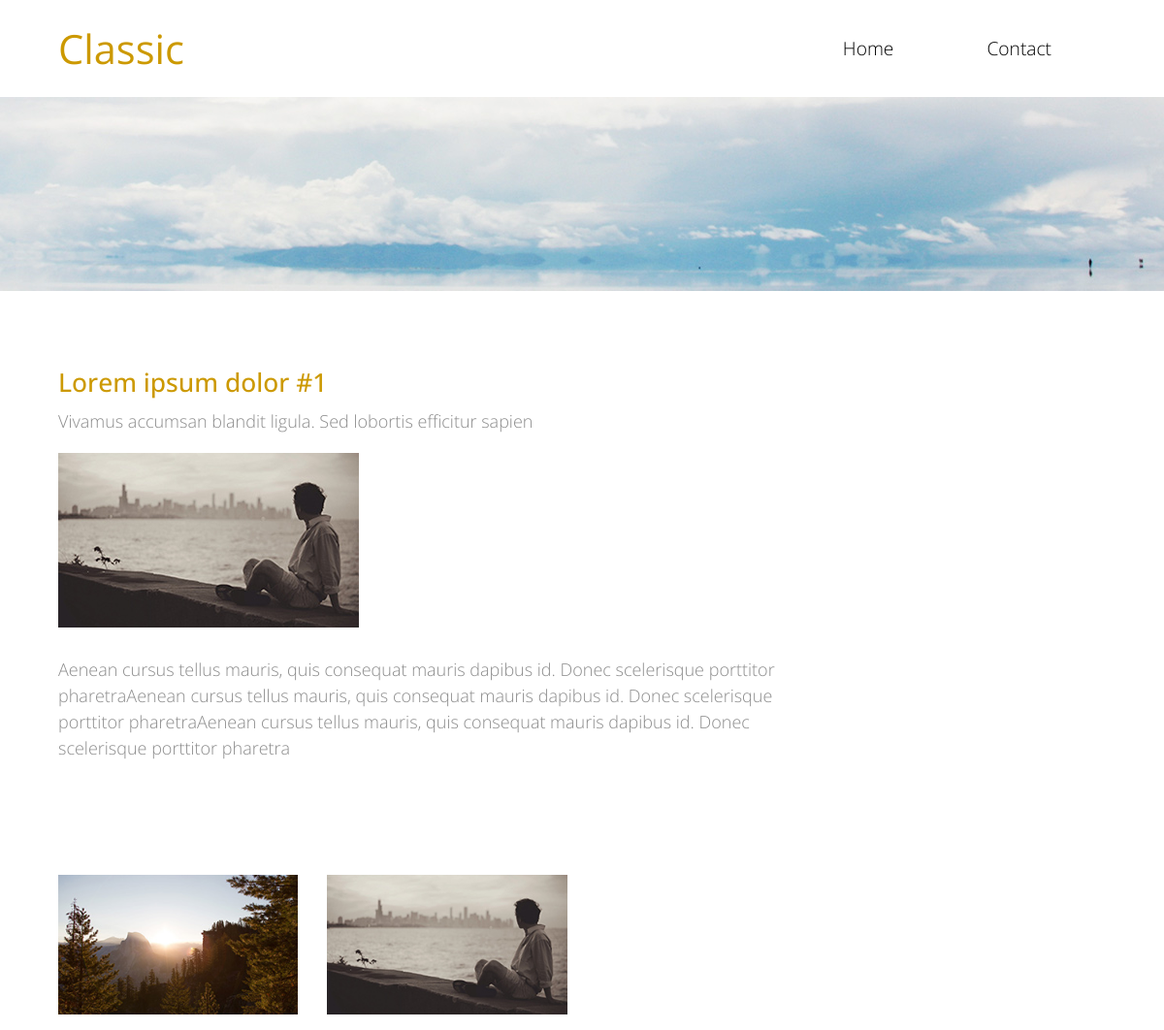
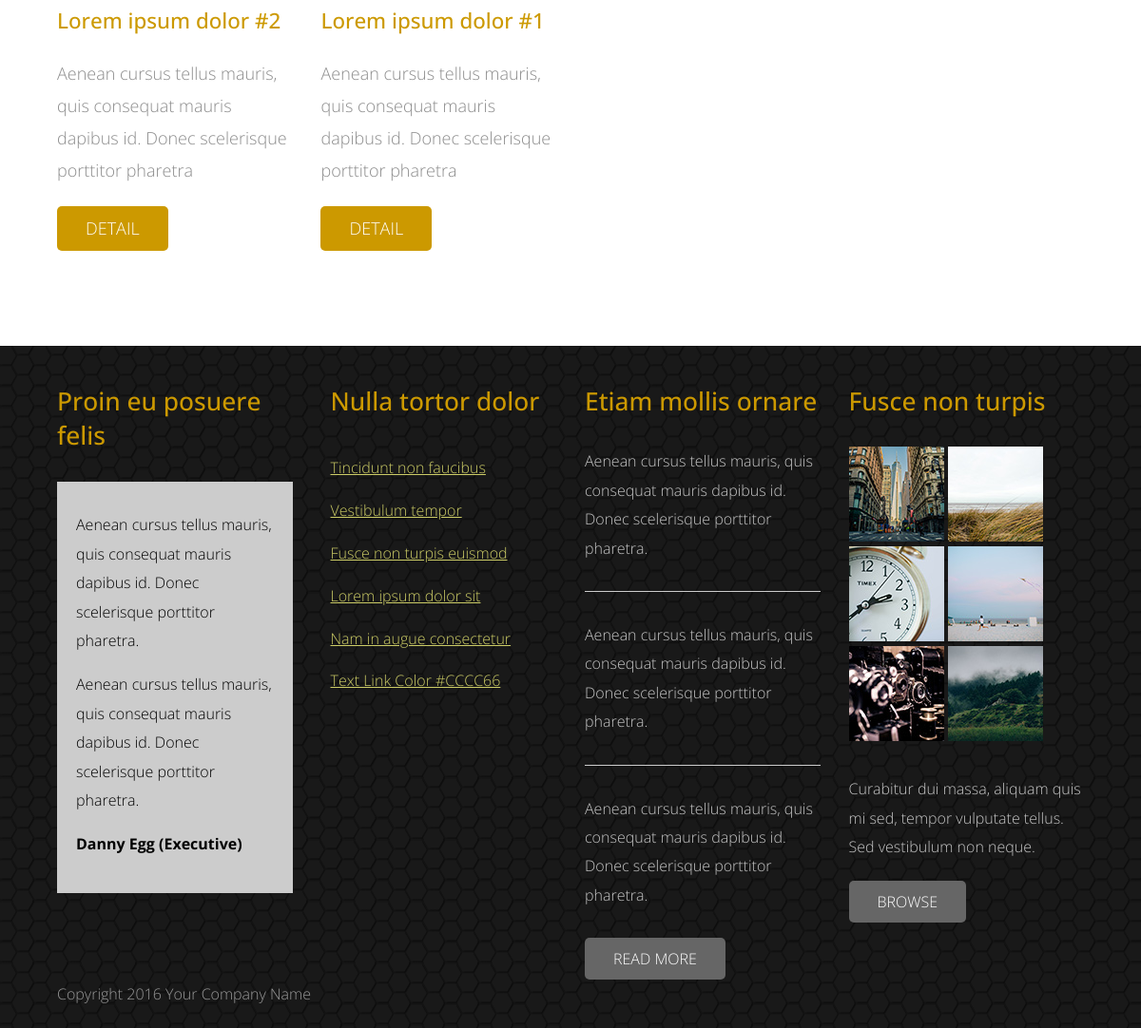
The app's page /blog.php?id=1 with its own data (2 pictures, top to bottom).
### tables this page shows
CREATE TABLE `menu` (
  `id` int(11) NOT NULL,
  `name` varchar(100) NOT NULL,
  `file` varchar(100) NOT NULL
);

CREATE TABLE `blog` (
  `id` int(11) NOT NULL,
  `popis` varchar(255) NOT NULL,
  `clanok` text NOT NULL,
  `titulka` varchar(100) NOT NULL,
  `nadpis` varchar(110) NOT NULL
);

### db.php (called while the page is built, shortened)
<?php
class DB
{
    private $connection;
    public function __construct($host, $dbname, $username, $password)
    {
        $this->host = $host;
        $this->dbname = $dbname;
        $this->username = $username;
        $this->password = $password;
        try {
            $this->connection = new \PDO('mysql:host='.$this->host.';dbname='.$this->dbname, $this->username, $this->password);
        } catch (\PDOException $e) {
            print "Error!: " . $e->getMessage() . "<br/>";
            die();
        }
    }
  public function getMenuItems(){
        $menuItems = [];
        $sql = "SELECT * FROM menu";
        $query = $this->connection->query($sql);
        while ($row = $query->fetch()) {
            $menuItems[] = [
                'id' => $row['id'],
                'name' => $row['name'],
                'file' => $row['file']
            ];
        }
        return $menuItems;
    }
        public function getArticles($param){
        $clanky = [];
        $sql = "SELECT * FROM blog";
        switch($param){
            case "3": $sql = "SELECT * FROM blog ORDER BY id DESC LIMIT 3";break;
        }
        $query = $this->connection->query($sql);
        while ($row = $query->fetch()) {
            $clanky[] = [
                'id' => $row['id'],
                'popis' => $row['popis'],
                'clanok' => $row['clanok'],
                'titulka' => $row['titulka'],
                'nadpis' => $row['nadpis']
            ];
        }
        return $clanky;
    }
    public function getArticle($id){
        $clanok = [];
        $sql = "SELECT * FROM blog WHERE id = $id";
        $query = $this->connection->query($sql);
        while ($row = $query->fetch()) {
            $clanok[] = [
                'id' => $row['id'],
                'popis' => $row['popis'],
                'clanok' => $row['clanok'],
                'titulka' => $row['titulka'],
                'nadpis' => $row['nadpis']
            ];
        }
        return $clanok;
    }
 }

### blog.php (the view, shortened to what this page needs)
<?php
$db = $GLOBALS['db'];
$id = $_GET["id"];
$menu = $db->getMenuItems();
$clanky = $db->getArticles("3");
$clanok = $db->getArticle($id);
?>
<!DOCTYPE html>
<html>
<head>
    <link rel="stylesheet" href="css/bootstrap.min.css">
    <link rel="stylesheet" href="css/templatemo-style.css">
</head>
    <body>
        <div class="tm-header">
            <div class="container-fluid">
                <div class="tm-header-inner">
                    <a href="#" class="navbar-brand tm-site-name">Classic</a>
                    <nav class="navbar tm-main-nav">
                      <div class="collapse navbar-toggleable-sm" id="tmNavbar">
                            <ul class="nav navbar-nav">
                                <?php foreach($menu as $menu){?>
                                <li class="nav-item ">
                                    <?php
                                     echo "<a href='$menu[file]' class='nav-link'>$menu[name]</a>";
                                     ?>
                                </li>
                            <?php  } ?>
                            </ul>
                        </div>
                    </nav>
                </div>
            </div>
        </div>
        <div class="tm-blog-img-container">
        </div>
        <section class="tm-section">
            <div class="container-fluid">
                <div class="row">
                    <div class="col-xs-12 col-sm-12 col-md-8 col-lg-9 col-xl-9">
                        <div class="tm-blog-post">
                            <?php foreach($clanok as $clanok){?>
                            <h3 class="tm-gold-text"><?php echo $clanok["nadpis"];?></h3>
                            <p>Vivamus accumsan blandit ligula. Sed lobortis efficitur sapien</p>
                            <img src="img/<?php echo $clanok["titulka"];?>" alt="Image" class="img-fluid tm-img-post">
                            <?php echo $clanok["clanok"];?>
                        </div>
                    <?php } ?>
                    <br>
                        <div class="row tm-margin-t-big">
                            <?php foreach($clanky as $clanky){ ?>
                            <div class="col-xs-12 col-sm-12 col-md-4 col-lg-4 col-xl-4">
                                <div class="tm-content-box">
                                   <img src="img/<?php echo $clanky["titulka"];?>" alt="Image" class="tm-margin-b-20 img-fluid">
                            <h4 class="tm-margin-b-20 tm-gold-text"><?php echo $clanky["nadpis"];?></h4>
                            <p class="tm-margin-b-20"><?php echo $clanky["popis"];?></p>
                            <a href="blog.php?id=<?php echo $clanky["id"];?>" class="tm-btn text-uppercase">Detail</a>
                                </div>
                            </div>
                            <?php } ?>
                        </div>
                    </div>
                </div>
            </div>
        </section>
        <footer class="tm-footer">
            <div class="container-fluid">
                <div class="row">
                    <div class="col-xs-12 col-sm-6 col-md-6 col-lg-3 col-xl-3">
                        <div class="tm-footer-content-box">
                            <h3 class="tm-gold-text tm-title tm-footer-content-box-title">Proin eu posuere felis</h3>
                            <div class="tm-gray-bg">
                                <p>Aenean cursus tellus mauris, quis consequat mauris dapibus id. Donec scelerisque porttitor pharetra.</p>
                                <p>Aenean cursus tellus mauris, quis consequat mauris dapibus id. Donec scelerisque porttitor pharetra.</p>
                                <p><strong>Danny Egg (Executive)</strong></p>
                            </div>
                        </div>
                    </div>
                    <div class="col-xs-12 col-sm-6 col-md-6 col-lg-3 col-xl-3">
                        <div class="tm-footer-content-box tm-footer-links-container">
                            <h3 class="tm-gold-text tm-title tm-footer-content-box-title">Nulla tortor dolor</h3>
                            <nav>
                                <ul class="nav">
                                    <li><a href="#" class="tm-footer-link">Tincidunt non faucibus</a></li>
                                    <li><a href="#" class="tm-footer-link">Vestibulum tempor</a></li>
                                    <li><a href="#" class="tm-footer-link">Fusce non turpis euismod</a></li>
                                    <li><a href="#" class="tm-footer-link">Lorem ipsum dolor sit</a></li>
                                    <li><a href="#" class="tm-footer-link">Nam in augue consectetur</a></li>
                                    <li><a href="#" class="tm-footer-link">Text Link Color #CCCC66</a></li>
                                </ul>
                            </nav>
                        </div>
                    </div>
                    <div class="col-xs-12 col-sm-6 col-md-6 col-lg-3 col-xl-3">
                        <div class="tm-footer-content-box">
                            <h3 class="tm-gold-text tm-title tm-footer-content-box-title">Etiam mollis ornare</h3>
                            <p class="tm-margin-b-30">Aenean cursus tellus mauris, quis consequat mauris dapibus id. Donec scelerisque porttitor pharetra.</p><hr class="tm-margin-b-30">
                            <p class="tm-margin-b-30">Aenean cursus tellus mauris, quis consequat mauris dapibus id. Donec scelerisque porttitor pharetra.</p><hr class="tm-margin-b-30">
                            <p class="tm-margin-b-30">Aenean cursus tellus mauris, quis consequat mauris dapibus id. Donec scelerisque porttitor pharetra.</p>
                            <a href="#" class="tm-btn tm-btn-gray text-uppercase">Read More</a>
                        </div>
                    </div>
                    <div class="col-xs-12 col-sm-6 col-md-6 col-lg-3 col-xl-3">
                        <div class="tm-footer-content-box">
                            <h3 class="tm-gold-text tm-title tm-footer-content-box-title">Fusce non turpis</h3>
                            <div class="tm-margin-b-30">
                                <img src="img/tm-img-100x100-1.jpg" alt="Image" class="tm-footer-thumbnail">
                                <img src="img/tm-img-100x100-2.jpg" alt="Image" class="tm-footer-thumbnail">
                                <img src="img/tm-img-100x100-3.jpg" alt="Image" class="tm-footer-thumbnail">
                                <img src="img/tm-img-100x100-4.jpg" alt="Image" class="tm-footer-thumbnail">
                                <img src="img/tm-img-100x100-5.jpg" alt="Image" class="tm-footer-thumbnail">
                                <img src="img/tm-img-100x100-6.jpg" alt="Image" class="tm-footer-thumbnail">
                            </div>
                            <p class="tm-margin-b-20">Curabitur dui massa, aliquam quis mi sed, tempor vulputate tellus. Sed vestibulum non neque.</p>
                            <a href="#" class="tm-btn tm-btn-gray text-uppercase">Browse</a>
                        </div>
                    </div>
                </div>
                <div class="row">
                    <div class="col-xs-12 tm-copyright-col">
                        <p class="tm-copyright-text">Copyright 2016 Your Company Name</p>
                    </div>
                </div>
            </div>
        </footer>
</body>
</html>

### css/templatemo-style.css (style rules this page uses)
body { color: #8c8c8c; font-family: 'Open Sans', Helvetica, Arial, sans-serif; font-size: 18px; font-weight: 300; overflow-x: hidden; }
a, button { transition: all 0.3s ease; }
.container-fluid { margin-left: auto; margin-right: auto; max-width: 1390px; overflow-x: hidden; }
@media (max-width: 1390px) { .container-fluid { padding-left: 5%; padding-right: 5%; } }
.tm-header-inner { display: -webkit-flex; display: -ms-flexbox; display: flex; -webkit-align-items: center; -ms-flex-align: center; align-items: center; -webkit-justify-content: space-between; -ms-flex-pack: justify; justify-content: space-between; height: 100px; }
.tm-site-name { color: #cc9900; display: block; font-size: 2.6rem; font-weight: 400; }
.tm-main-nav { font-size: 1.2rem; }
.navbar-nav .nav-link { border-radius: 6px; color: black; padding: 10px 40px; }
.tm-gold-text { color: #cc9900; }
.tm-section { padding-top: 80px; padding-bottom: 100px; }
.tm-blog-img-container { background-image: url('../img/tm-blog-img.jpg'); }
.tm-about-img-container, .tm-blog-img-container, .tm-contact-img-container { background-size: auto 200px; background-position: center; background-repeat: no-repeat; height: 200px; }
.tm-title { margin-bottom: 1rem; line-height: 1.4; }
.tm-content-box { max-width: 310px; margin: 0 auto; }
h3 { font-size: 1.65rem; }
h4 { font-size: 1.4rem; line-height: 1.6; }
.tm-btn { color: white; background-color: #cc9900; border: none; border-radius: 5px; display: inline-block; padding: 10px 30px; }
.tm-btn-gray { background-color: #666666; }
.tm-margin-b-20 { margin-bottom: 20px; }
.tm-margin-b-30 { margin-bottom: 30px; }
.tm-margin-t-big { margin-top: 90px; }
.tm-footer { color: #c6c6c6; background-color: #191919; background-image: url('../img/classic-pattern-bg.png'); font-size: 1rem; padding-top: 40px; padding-bottom: 20px; }
.tm-footer-links-container { padding-left: 10px; }
.tm-footer-link { color: #CCCC66; line-height: 2.8; text-decoration: underline; }
.tm-footer-thumbnail { margin-bottom: 5px; }
.tm-copyright-text { color: #999999; margin-bottom: 0; }
hr { border-top: 1px solid #CCCCCC; }
p { line-height: 1.9; }
.tm-gray-bg { background-color: #CCCCCC; color: black; padding: 30px 20px 20px; }
.tm-footer-content-box-title { margin-bottom: 30px; }
.tm-img-post { margin-bottom: 30px; }

### records on screen
menu: name "Home"
menu: name "Contact"
blog: nadpis "Lorem ipsum dolor #1", titulka (picture), clanok "Aenean cursus tellus mauris, quis consequat mauris dapibus id. Donec scelerisque porttitor pharetraAenean cursus tellus mauris, quis consequat mauris dapibus id. Donec scelerisque porttitor pharetraAenean cursus tellus mauris, quis consequat mauris dapibus id. Donec scelerisque porttitor pharetra", popis "Aenean cursus tellus mauris, quis consequat mauris dapibus id. Donec scelerisque porttitor pharetra"
blog: titulka (picture), nadpis "Lorem ipsum dolor #2", popis "Aenean cursus tellus mauris, quis consequat mauris dapibus id. Donec scelerisque porttitor pharetra"
